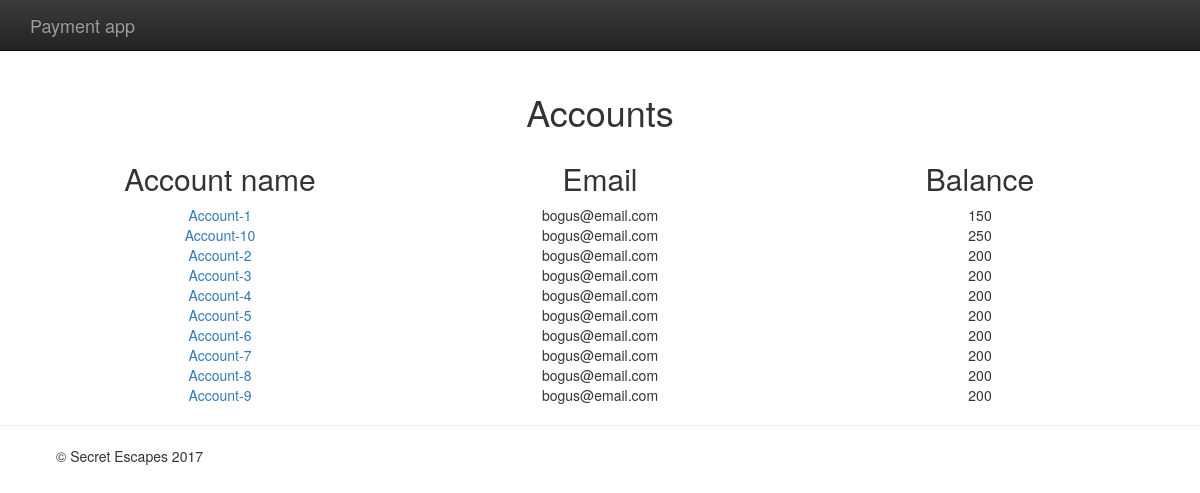
Screenshot of /accounts with the database file from the repository.
### models/models.py (models this page shows)
class BaseModel(Model):
    class Meta:
        database = db

class Account(BaseModel):
    name = CharField(max_length=50, null=False, index=True)
    email = CharField(max_length=50, null=False)
    balance = DecimalField(decimal_places=2, null=False)
    objects = AccountManager()

### views/screens.py (the view)
class AccountListView(BaseView):
    def provide_context(self):
        accounts = Account.objects.get_accounts()
        return {'accounts': accounts}

### app.py (called while the page is built)
@app.before_request
def connect_db():
    if not hasattr(g, 'db'):
        g.db = db
        g.db.connect()

### models/models.py (called while the page is built)
    def get_accounts(self):
        accounts = Account.select().order_by(Account.name).execute()
        return accounts

### views/__init__.py (called while the page is built)
    def render_template(self, context={}):
        return render_template(self.template_name, **context)

    def dispatch_request(self, **kwargs):
        self.parameters = kwargs
        if request.method == 'POST':
            result = self.post()
            if result:
                return self.render_template(context=result)
            return redirect(url_for('payment'))
        context = self.provide_context()
        if context.get('status', 200) == 404:
            self.template_name = '404.html'
        return self.render_template(context=context), context.get('status')

### templates/account_list.html
{% extends "base.html" %}
{% block headline %}
    Accounts
{% endblock headline %}
{% block content %}
    <div class="col-md-4"><h2>Account name</h2></div>
    <div class="col-md-4"><h2>Email</h2></div>
    <div class="col-md-4"><h2>Balance</h2></div>
    {% for account in accounts %}
        <div class="col-md-4">
            <a href="{{ url_for('account_view', id=account.id) }}">{{ account.name }}</a>
        </div>
        <div class="col-md-4">
            {{ account.email }}
        </div>
        <div class="col-md-4">
            {{ account.balance }}
        </div>
    {% endfor %}
{% endblock content %}

### templates/base.html (shortened to what this page needs)
<!doctype html>
<html class="no-js" lang="">
<head>
    <link rel="stylesheet" href="{{ url_for('static', filename='css/bootstrap.min.css') }}">
    <link rel="stylesheet" href="{{ url_for('static', filename='css/bootstrap-theme.min.css') }}">
    <link rel="stylesheet" href="{{ url_for('static', filename='css/style.css') }}">
</head>
<body>
    <nav class="navbar navbar-inverse navbar-fixed-top" role="navigation">
        <div class="container">
            <div class="navbar-header">
                <a class="navbar-brand" href="{{ url_for('index') }}">Payment app</a>
            </div>
        </div>
    </nav>
    <div class="container">
        <div class="title">
            <h1 >{% block headline %}{% endblock headline %}</h1>
        </div>
        {% block content %}
        {% endblock content %}
    </div>
    <hr>
    <footer>
            <p>&copy; Secret Escapes 2017</p>
    </footer>
</body>
</html>

### static/css/style.css (style rules this page uses)
.title { text-align: center; margin-top: 3em; }
footer p { margin-left: 4em; }
.container { text-align: center; }

### templates/base.html (style rules this page uses)
body { padding-top: 50px; padding-bottom: 20px; }

### rows the page displays
Account: name "Account-1", email "bogus@email.com", balance "150"
Account: name "Account-10", email "bogus@email.com", balance "250"
Account: name "Account-2", email "bogus@email.com", balance "200"
Account: name "Account-3", email "bogus@email.com", balance "200"
Account: name "Account-4", email "bogus@email.com", balance "200"
Account: name "Account-5", email "bogus@email.com", balance "200"
Account: name "Account-6", email "bogus@email.com", balance "200"
Account: name "Account-7", email "bogus@email.com", balance "200"
Account: name "Account-8", email "bogus@email.com", balance "200"
Account: name "Account-9", email "bogus@email.com", balance "200"
